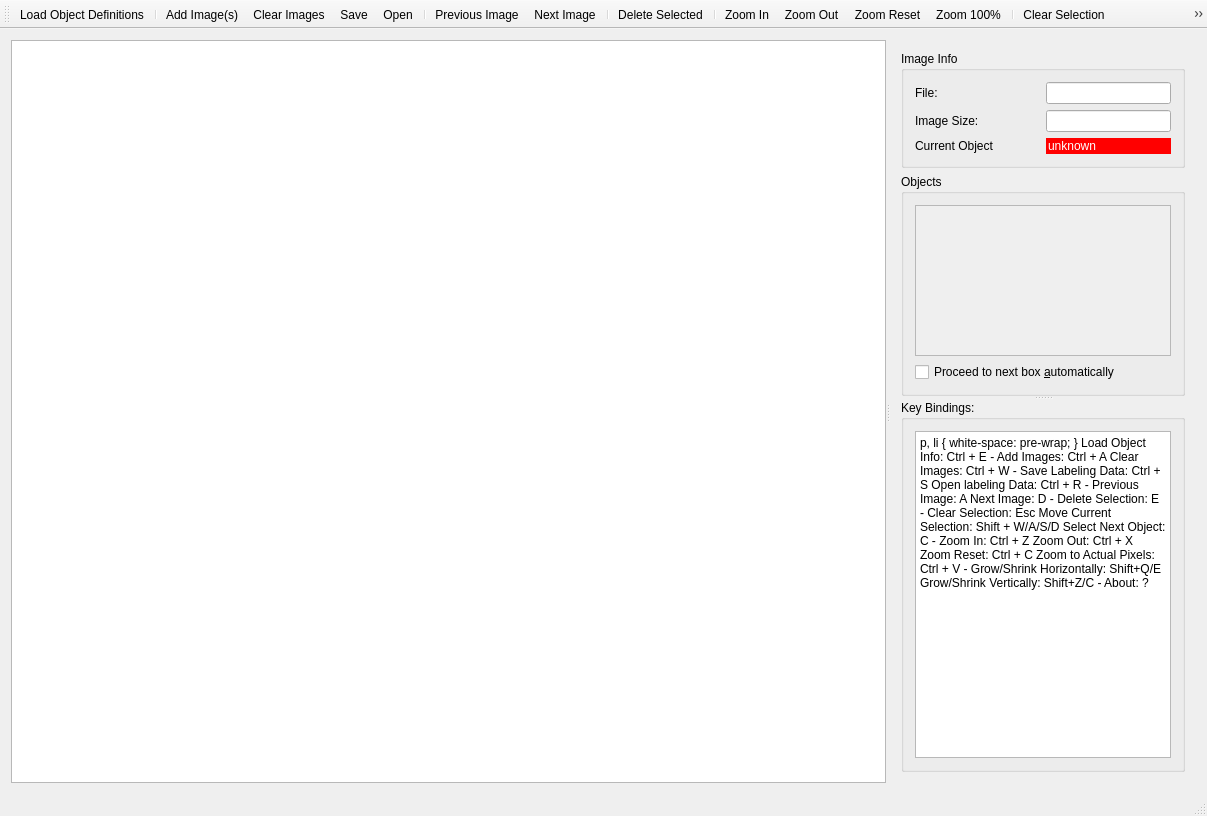
<?xml version="1.0" encoding="UTF-8"?>
<ui version="4.0">
 <class>Kaname</class>
 <widget class="QMainWindow" name="Kaname">
  <property name="geometry">
   <rect>
    <x>0</x>
    <y>0</y>
    <width>1207</width>
    <height>816</height>
   </rect>
  </property>
  <property name="windowTitle">
   <string>Kaname</string>
  </property>
  <property name="windowIcon">
   <iconset resource="../resources/resources.qrc">
    <normaloff>:/icon/cross.png</normaloff>:/icon/cross.png</iconset>
  </property>
  <widget class="QWidget" name="centralWidget">
   <layout class="QGridLayout" name="gridLayout_4">
    <item row="0" column="0">
     <widget class="QSplitter" name="splitter">
      <property name="orientation">
       <enum>Qt::Horizontal</enum>
      </property>
      <widget class="LabelingGraphicsView" name="labelingView">
       <property name="sizePolicy">
        <sizepolicy hsizetype="Expanding" vsizetype="Expanding">
         <horstretch>1</horstretch>
         <verstretch>0</verstretch>
        </sizepolicy>
       </property>
      </widget>
      <widget class="QWidget" name="layoutWidget">
       <layout class="QVBoxLayout" name="verticalLayout">
        <item>
         <widget class="QGroupBox" name="gbImageInfo">
          <property name="title">
           <string>Image Info</string>
          </property>
          <layout class="QGridLayout" name="gridLayout">
           <item row="1" column="0">
            <widget class="QLabel" name="lblImageSize">
             <property name="text">
              <string>Image Size:</string>
             </property>
            </widget>
           </item>
           <item row="2" column="0">
            <widget class="QLabel" name="lblNextObj">
             <property name="text">
              <string>Current Object</string>
             </property>
            </widget>
           </item>
           <item row="0" column="1">
            <widget class="QLineEdit" name="leImageName">
             <property name="sizePolicy">
              <sizepolicy hsizetype="Preferred" vsizetype="Fixed">
               <horstretch>0</horstretch>
               <verstretch>0</verstretch>
              </sizepolicy>
             </property>
             <property name="font">
              <font>
               <family>Microsoft YaHei UI</family>
              </font>
             </property>
             <property name="readOnly">
              <bool>true</bool>
             </property>
            </widget>
           </item>
           <item row="0" column="0">
            <widget class="QLabel" name="lblImageName">
             <property name="text">
              <string>File:</string>
             </property>
            </widget>
           </item>
           <item row="1" column="1">
            <widget class="QLineEdit" name="leImageSize">
             <property name="sizePolicy">
              <sizepolicy hsizetype="Preferred" vsizetype="Fixed">
               <horstretch>0</horstretch>
               <verstretch>0</verstretch>
              </sizepolicy>
             </property>
             <property name="font">
              <font>
               <family>Microsoft YaHei UI</family>
              </font>
             </property>
             <property name="readOnly">
              <bool>true</bool>
             </property>
            </widget>
           </item>
           <item row="2" column="1">
            <widget class="QLineEdit" name="leNextObj">
             <property name="sizePolicy">
              <sizepolicy hsizetype="Preferred" vsizetype="Fixed">
               <horstretch>0</horstretch>
               <verstretch>0</verstretch>
              </sizepolicy>
             </property>
             <property name="font">
              <font>
               <family>Microsoft YaHei UI</family>
              </font>
             </property>
             <property name="autoFillBackground">
              <bool>false</bool>
             </property>
             <property name="styleSheet">
              <string notr="true">background-color: rgb(255, 0, 0);
color: rgb(255, 255, 255);</string>
             </property>
             <property name="text">
              <string>unknown</string>
             </property>
             <property name="frame">
              <bool>false</bool>
             </property>
             <property name="readOnly">
              <bool>true</bool>
             </property>
            </widget>
           </item>
          </layout>
         </widget>
        </item>
        <item>
         <widget class="QSplitter" name="splitterBottomRight">
          <property name="orientation">
           <enum>Qt::Vertical</enum>
          </property>
          <widget class="QGroupBox" name="gbMarkedObject">
           <property name="sizePolicy">
            <sizepolicy hsizetype="Preferred" vsizetype="Preferred">
             <horstretch>0</horstretch>
             <verstretch>0</verstretch>
            </sizepolicy>
           </property>
           <property name="title">
            <string>Objects</string>
           </property>
           <layout class="QGridLayout" name="gridLayout_2">
            <item row="0" column="0">
             <widget class="QScrollArea" name="scrollArea">
              <property name="font">
               <font>
                <family>Microsoft YaHei UI</family>
               </font>
              </property>
              <property name="widgetResizable">
               <bool>true</bool>
              </property>
              <widget class="QWidget" name="objectsList">
               <property name="geometry">
                <rect>
                 <x>0</x>
                 <y>0</y>
                 <width>254</width>
                 <height>167</height>
                </rect>
               </property>
               <layout class="QVBoxLayout" name="objectsVLayout"/>
              </widget>
             </widget>
            </item>
            <item row="1" column="0">
             <widget class="QCheckBox" name="cbAutoNext">
              <property name="text">
               <string>Proceed to next box &amp;automatically</string>
              </property>
             </widget>
            </item>
           </layout>
          </widget>
          <widget class="QGroupBox" name="gbKeyBindings">
           <property name="sizePolicy">
            <sizepolicy hsizetype="Preferred" vsizetype="MinimumExpanding">
             <horstretch>0</horstretch>
             <verstretch>0</verstretch>
            </sizepolicy>
           </property>
           <property name="title">
            <string>Key Bindings:</string>
           </property>
           <layout class="QGridLayout" name="gridLayout_3">
            <item row="0" column="1">
             <widget class="QTextEdit" name="teKeyBindings">
              <property name="sizePolicy">
               <sizepolicy hsizetype="Preferred" vsizetype="MinimumExpanding">
                <horstretch>0</horstretch>
                <verstretch>0</verstretch>
               </sizepolicy>
              </property>
              <property name="readOnly">
               <bool>true</bool>
              </property>
              <property name="html">
               <string>&lt;!DOCTYPE HTML PUBLIC &quot;-//W3C//DTD HTML 4.0//EN&quot; &quot;http://www.w3.org/TR/REC-html40/strict.dtd&quot;&gt;
&lt;html&gt;&lt;head&gt;&lt;meta name=&quot;qrichtext&quot; content=&quot;1&quot; /&gt;&lt;style type=&quot;text/css&quot;&gt;
p, li { white-space: pre-wrap; }
&lt;/style&gt;&lt;/head&gt;&lt;body style=&quot; font-family:'MS Shell Dlg 2'; font-size:8.25pt; font-weight:400; font-style:normal;&quot;&gt;
&lt;p style=&quot; margin-top:0px; margin-bottom:0px; margin-left:0px; margin-right:0px; -qt-block-indent:0; text-indent:0px;&quot;&gt;Load Object Info: Ctrl + E&lt;/p&gt;
&lt;p style=&quot; margin-top:0px; margin-bottom:0px; margin-left:0px; margin-right:0px; -qt-block-indent:0; text-indent:0px;&quot;&gt;-&lt;/p&gt;
&lt;p style=&quot; margin-top:0px; margin-bottom:0px; margin-left:0px; margin-right:0px; -qt-block-indent:0; text-indent:0px;&quot;&gt;&lt;span style=&quot; font-size:8pt;&quot;&gt;Add Images: Ctrl + A&lt;/span&gt;&lt;/p&gt;
&lt;p style=&quot; margin-top:0px; margin-bottom:0px; margin-left:0px; margin-right:0px; -qt-block-indent:0; text-indent:0px;&quot;&gt;&lt;span style=&quot; font-size:8pt;&quot;&gt;Clear Images: Ctrl + W&lt;/span&gt;&lt;/p&gt;
&lt;p style=&quot; margin-top:0px; margin-bottom:0px; margin-left:0px; margin-right:0px; -qt-block-indent:0; text-indent:0px;&quot;&gt;&lt;span style=&quot; font-size:8pt;&quot;&gt;-&lt;/span&gt;&lt;/p&gt;
&lt;p style=&quot; margin-top:0px; margin-bottom:0px; margin-left:0px; margin-right:0px; -qt-block-indent:0; text-indent:0px;&quot;&gt;&lt;span style=&quot; font-size:8pt;&quot;&gt;Save Labeling Data: Ctrl + S&lt;/span&gt;&lt;/p&gt;
&lt;p style=&quot; margin-top:0px; margin-bottom:0px; margin-left:0px; margin-right:0px; -qt-block-indent:0; text-indent:0px;&quot;&gt;&lt;span style=&quot; font-size:8pt;&quot;&gt;Open labeling Data: Ctrl + R&lt;/span&gt;&lt;/p&gt;
&lt;p style=&quot; margin-top:0px; margin-bottom:0px; margin-left:0px; margin-right:0px; -qt-block-indent:0; text-indent:0px;&quot;&gt;&lt;span style=&quot; font-size:8pt;&quot;&gt;-&lt;/span&gt;&lt;/p&gt;
&lt;p style=&quot; margin-top:0px; margin-bottom:0px; margin-left:0px; margin-right:0px; -qt-block-indent:0; text-indent:0px;&quot;&gt;&lt;span style=&quot; font-size:8pt;&quot;&gt;Previous Image: A&lt;/span&gt;&lt;/p&gt;
&lt;p style=&quot; margin-top:0px; margin-bottom:0px; margin-left:0px; margin-right:0px; -qt-block-indent:0; text-indent:0px;&quot;&gt;&lt;span style=&quot; font-size:8pt;&quot;&gt;Next Image: D&lt;/span&gt;&lt;/p&gt;
&lt;p style=&quot; margin-top:0px; margin-bottom:0px; margin-left:0px; margin-right:0px; -qt-block-indent:0; text-indent:0px;&quot;&gt;&lt;span style=&quot; font-size:8pt;&quot;&gt;-&lt;/span&gt;&lt;/p&gt;
&lt;p style=&quot; margin-top:0px; margin-bottom:0px; margin-left:0px; margin-right:0px; -qt-block-indent:0; text-indent:0px;&quot;&gt;&lt;span style=&quot; font-size:8pt;&quot;&gt;Delete Selection: E&lt;/span&gt;&lt;/p&gt;
&lt;p style=&quot; margin-top:0px; margin-bottom:0px; margin-left:0px; margin-right:0px; -qt-block-indent:0; text-indent:0px;&quot;&gt;&lt;span style=&quot; font-size:8pt;&quot;&gt;-&lt;/span&gt;&lt;/p&gt;
&lt;p style=&quot; margin-top:0px; margin-bottom:0px; margin-left:0px; margin-right:0px; -qt-block-indent:0; text-indent:0px;&quot;&gt;&lt;span style=&quot; font-size:8pt;&quot;&gt;Clear Selection: Esc&lt;/span&gt;&lt;/p&gt;
&lt;p style=&quot; margin-top:0px; margin-bottom:0px; margin-left:0px; margin-right:0px; -qt-block-indent:0; text-indent:0px;&quot;&gt;&lt;span style=&quot; font-size:8pt;&quot;&gt;Move Current Selection: Shift + W/A/S/D&lt;/span&gt;&lt;/p&gt;
&lt;p style=&quot; margin-top:0px; margin-bottom:0px; margin-left:0px; margin-right:0px; -qt-block-indent:0; text-indent:0px;&quot;&gt;&lt;span style=&quot; font-size:8pt;&quot;&gt;Select Next Object: C&lt;/span&gt;&lt;/p&gt;
&lt;p style=&quot; margin-top:0px; margin-bottom:0px; margin-left:0px; margin-right:0px; -qt-block-indent:0; text-indent:0px;&quot;&gt;&lt;span style=&quot; font-size:8pt;&quot;&gt;-&lt;/span&gt;&lt;/p&gt;
&lt;p style=&quot; margin-top:0px; margin-bottom:0px; margin-left:0px; margin-right:0px; -qt-block-indent:0; text-indent:0px;&quot;&gt;&lt;span style=&quot; font-size:8pt;&quot;&gt;Zoom In: Ctrl + Z&lt;/span&gt;&lt;/p&gt;
&lt;p style=&quot; margin-top:0px; margin-bottom:0px; margin-left:0px; margin-right:0px; -qt-block-indent:0; text-indent:0px;&quot;&gt;&lt;span style=&quot; font-size:8pt;&quot;&gt;Zoom Out: Ctrl + X&lt;/span&gt;&lt;/p&gt;
&lt;p style=&quot; margin-top:0px; margin-bottom:0px; margin-left:0px; margin-right:0px; -qt-block-indent:0; text-indent:0px;&quot;&gt;&lt;span style=&quot; font-size:8pt;&quot;&gt;Zoom Reset: Ctrl + C&lt;/span&gt;&lt;/p&gt;
&lt;p style=&quot; margin-top:0px; margin-bottom:0px; margin-left:0px; margin-right:0px; -qt-block-indent:0; text-indent:0px;&quot;&gt;&lt;span style=&quot; font-size:8pt;&quot;&gt;Zoom to Actual Pixels: Ctrl + V&lt;/span&gt;&lt;/p&gt;
&lt;p style=&quot; margin-top:0px; margin-bottom:0px; margin-left:0px; margin-right:0px; -qt-block-indent:0; text-indent:0px;&quot;&gt;&lt;span style=&quot; font-size:8pt;&quot;&gt;-&lt;/span&gt;&lt;/p&gt;
&lt;p style=&quot; margin-top:0px; margin-bottom:0px; margin-left:0px; margin-right:0px; -qt-block-indent:0; text-indent:0px;&quot;&gt;&lt;span style=&quot; font-size:8pt;&quot;&gt;Grow/Shrink Horizontally: Shift+Q/E&lt;/span&gt;&lt;/p&gt;
&lt;p style=&quot; margin-top:0px; margin-bottom:0px; margin-left:0px; margin-right:0px; -qt-block-indent:0; text-indent:0px;&quot;&gt;&lt;span style=&quot; font-size:8pt;&quot;&gt;Grow/Shrink Vertically: Shift+Z/C&lt;/span&gt;&lt;/p&gt;
&lt;p style=&quot; margin-top:0px; margin-bottom:0px; margin-left:0px; margin-right:0px; -qt-block-indent:0; text-indent:0px;&quot;&gt;&lt;span style=&quot; font-size:8pt;&quot;&gt;-&lt;/span&gt;&lt;/p&gt;
&lt;p style=&quot; margin-top:0px; margin-bottom:0px; margin-left:0px; margin-right:0px; -qt-block-indent:0; text-indent:0px;&quot;&gt;&lt;span style=&quot; font-size:8pt;&quot;&gt;About: ?&lt;/span&gt;&lt;/p&gt;&lt;/body&gt;&lt;/html&gt;</string>
              </property>
             </widget>
            </item>
           </layout>
          </widget>
         </widget>
        </item>
       </layout>
      </widget>
     </widget>
    </item>
   </layout>
  </widget>
  <widget class="QStatusBar" name="statusBar"/>
  <widget class="QToolBar" name="toolBar">
   <property name="windowTitle">
    <string>toolBar</string>
   </property>
   <attribute name="toolBarArea">
    <enum>TopToolBarArea</enum>
   </attribute>
   <attribute name="toolBarBreak">
    <bool>false</bool>
   </attribute>
   <addaction name="action_EditObjectNames"/>
   <addaction name="separator"/>
   <addaction name="action_AddImages"/>
   <addaction name="action_ClearImages"/>
   <addaction name="action_Save"/>
   <addaction name="action_Open"/>
   <addaction name="separator"/>
   <addaction name="action_PreviousImage"/>
   <addaction name="action_NextImage"/>
   <addaction name="separator"/>
   <addaction name="action_DeleteSelected"/>
   <addaction name="separator"/>
   <addaction name="action_ZoomIn"/>
   <addaction name="action_ZoomOut"/>
   <addaction name="action_ZoomReset"/>
   <addaction name="action_Zoom100"/>
   <addaction name="separator"/>
   <addaction name="action_ClearSelection"/>
   <addaction name="action_SelectNextObject"/>
   <addaction name="separator"/>
   <addaction name="action_MoveLeft"/>
   <addaction name="action_MoveUp"/>
   <addaction name="action_MoveRight"/>
   <addaction name="action_MoveDown"/>
   <addaction name="separator"/>
   <addaction name="action_GrowHorizontally"/>
   <addaction name="action_GrowVertically"/>
   <addaction name="action_ShrinkHorizontally"/>
   <addaction name="action_ShrinkVertically"/>
   <addaction name="separator"/>
   <addaction name="action_About"/>
  </widget>
  <action name="action_AddImages">
   <property name="icon">
    <iconset resource="../resources/resources.qrc">
     <normaloff>:/icon/add.png</normaloff>:/icon/add.png</iconset>
   </property>
   <property name="text">
    <string>&amp;Add Image(s)</string>
   </property>
   <property name="toolTip">
    <string>Add Image(s)</string>
   </property>
   <property name="shortcut">
    <string>Ctrl+A</string>
   </property>
  </action>
  <action name="action_ClearImages">
   <property name="icon">
    <iconset resource="../resources/resources.qrc">
     <normaloff>:/icon/clear.png</normaloff>:/icon/clear.png</iconset>
   </property>
   <property name="text">
    <string>&amp;Clear Images</string>
   </property>
   <property name="toolTip">
    <string>Clear All Images</string>
   </property>
   <property name="shortcut">
    <string>Ctrl+W</string>
   </property>
  </action>
  <action name="action_NextImage">
   <property name="icon">
    <iconset resource="../resources/resources.qrc">
     <normaloff>:/icon/next.png</normaloff>:/icon/next.png</iconset>
   </property>
   <property name="text">
    <string>Next Image</string>
   </property>
   <property name="toolTip">
    <string>Next Image</string>
   </property>
   <property name="shortcut">
    <string>D</string>
   </property>
  </action>
  <action name="action_PreviousImage">
   <property name="icon">
    <iconset resource="../resources/resources.qrc">
     <normaloff>:/icon/previous.png</normaloff>:/icon/previous.png</iconset>
   </property>
   <property name="text">
    <string>Previous Image</string>
   </property>
   <property name="toolTip">
    <string>Previous Image</string>
   </property>
   <property name="shortcut">
    <string>A</string>
   </property>
  </action>
  <action name="action_NextObject">
   <property name="icon">
    <iconset resource="../resources/resources.qrc">
     <normaloff>:/icon/nextobj.png</normaloff>:/icon/nextobj.png</iconset>
   </property>
   <property name="text">
    <string>Mark Next Object</string>
   </property>
   <property name="toolTip">
    <string>Mark Next Object</string>
   </property>
   <property name="shortcut">
    <string>X</string>
   </property>
  </action>
  <action name="action_UndoCurrentMark">
   <property name="icon">
    <iconset resource="../resources/resources.qrc">
     <normaloff>:/icon/undo.png</normaloff>:/icon/undo.png</iconset>
   </property>
   <property name="text">
    <string>Remove Last Mark</string>
   </property>
   <property name="toolTip">
    <string>Remove Last Mark</string>
   </property>
   <property name="shortcut">
    <string>Z</string>
   </property>
  </action>
  <action name="action_Save">
   <property name="icon">
    <iconset resource="../resources/resources.qrc">
     <normaloff>:/icon/save.png</normaloff>:/icon/save.png</iconset>
   </property>
   <property name="text">
    <string>Save</string>
   </property>
   <property name="toolTip">
    <string>Save Labeling Data</string>
   </property>
   <property name="shortcut">
    <string>Ctrl+S</string>
   </property>
  </action>
  <action name="action_EditObjectNames">
   <property name="icon">
    <iconset resource="../resources/resources.qrc">
     <normaloff>:/icon/list.png</normaloff>:/icon/list.png</iconset>
   </property>
   <property name="text">
    <string>Load Object Definitions</string>
   </property>
   <property name="toolTip">
    <string>Edit object names</string>
   </property>
   <property name="shortcut">
    <string>Ctrl+E</string>
   </property>
  </action>
  <action name="action_About">
   <property name="icon">
    <iconset resource="../resources/resources.qrc">
     <normaloff>:/icon/question.png</normaloff>:/icon/question.png</iconset>
   </property>
   <property name="text">
    <string>About</string>
   </property>
   <property name="toolTip">
    <string>About</string>
   </property>
   <property name="shortcut">
    <string>?</string>
   </property>
  </action>
  <action name="action_ClearSelection">
   <property name="icon">
    <iconset resource="../resources/resources.qrc">
     <normaloff>:/icon/clearselection.png</normaloff>:/icon/clearselection.png</iconset>
   </property>
   <property name="text">
    <string>Clear Selection</string>
   </property>
   <property name="toolTip">
    <string>Clear selection</string>
   </property>
   <property name="shortcut">
    <string>Esc</string>
   </property>
  </action>
  <action name="action_MoveLeft">
   <property name="icon">
    <iconset resource="../resources/resources.qrc">
     <normaloff>:/icon/left.png</normaloff>:/icon/left.png</iconset>
   </property>
   <property name="text">
    <string>Move Left</string>
   </property>
   <property name="toolTip">
    <string>Move Object Left</string>
   </property>
   <property name="shortcut">
    <string>Shift+A</string>
   </property>
  </action>
  <action name="action_MoveRight">
   <property name="icon">
    <iconset resource="../resources/resources.qrc">
     <normaloff>:/icon/right.png</normaloff>:/icon/right.png</iconset>
   </property>
   <property name="text">
    <string>Move Right</string>
   </property>
   <property name="toolTip">
    <string>Move Object Right</string>
   </property>
   <property name="shortcut">
    <string>Shift+D</string>
   </property>
  </action>
  <action name="action_MoveUp">
   <property name="icon">
    <iconset resource="../resources/resources.qrc">
     <normaloff>:/icon/up.png</normaloff>:/icon/up.png</iconset>
   </property>
   <property name="text">
    <string>Move Up</string>
   </property>
   <property name="toolTip">
    <string>Move Object Up</string>
   </property>
   <property name="shortcut">
    <string>Shift+W</string>
   </property>
  </action>
  <action name="action_MoveDown">
   <property name="icon">
    <iconset resource="../resources/resources.qrc">
     <normaloff>:/icon/down.png</normaloff>:/icon/down.png</iconset>
   </property>
   <property name="text">
    <string>Move Down</string>
   </property>
   <property name="toolTip">
    <string>Move Object Down</string>
   </property>
   <property name="shortcut">
    <string>Shift+S</string>
   </property>
  </action>
  <action name="action_SelectNextObject">
   <property name="icon">
    <iconset resource="../resources/resources.qrc">
     <normaloff>:/icon/sel-next-obj.png</normaloff>:/icon/sel-next-obj.png</iconset>
   </property>
   <property name="text">
    <string>Select Next Object</string>
   </property>
   <property name="toolTip">
    <string>Select Next Object</string>
   </property>
   <property name="shortcut">
    <string>C</string>
   </property>
  </action>
  <action name="action_ZoomIn">
   <property name="icon">
    <iconset resource="../resources/resources.qrc">
     <normaloff>:/icon/zoomin.png</normaloff>:/icon/zoomin.png</iconset>
   </property>
   <property name="text">
    <string>Zoom In</string>
   </property>
   <property name="toolTip">
    <string>Zoom In</string>
   </property>
   <property name="shortcut">
    <string>Ctrl+Z</string>
   </property>
  </action>
  <action name="action_ZoomOut">
   <property name="icon">
    <iconset resource="../resources/resources.qrc">
     <normaloff>:/icon/zoomout.png</normaloff>:/icon/zoomout.png</iconset>
   </property>
   <property name="text">
    <string>Zoom Out</string>
   </property>
   <property name="toolTip">
    <string>Zoom Out</string>
   </property>
   <property name="shortcut">
    <string>Ctrl+X</string>
   </property>
  </action>
  <action name="action_ZoomReset">
   <property name="icon">
    <iconset resource="../resources/resources.qrc">
     <normaloff>:/icon/zoomreset.png</normaloff>:/icon/zoomreset.png</iconset>
   </property>
   <property name="text">
    <string>Zoom Reset</string>
   </property>
   <property name="toolTip">
    <string>Reset zoom to fit the window</string>
   </property>
   <property name="shortcut">
    <string>Ctrl+C</string>
   </property>
  </action>
  <action name="action_Zoom100">
   <property name="icon">
    <iconset resource="../resources/resources.qrc">
     <normaloff>:/icon/zoom1x.png</normaloff>:/icon/zoom1x.png</iconset>
   </property>
   <property name="text">
    <string>Zoom 100%</string>
   </property>
   <property name="toolTip">
    <string>Zoom to Image Size</string>
   </property>
   <property name="shortcut">
    <string>Ctrl+V</string>
   </property>
  </action>
  <action name="action_Open">
   <property name="icon">
    <iconset resource="../resources/resources.qrc">
     <normaloff>:/icon/open.png</normaloff>:/icon/open.png</iconset>
   </property>
   <property name="text">
    <string>Open</string>
   </property>
   <property name="toolTip">
    <string>Open Saved Labeling Data</string>
   </property>
   <property name="shortcut">
    <string>Ctrl+R</string>
   </property>
  </action>
  <action name="action_DeleteSelected">
   <property name="icon">
    <iconset resource="../resources/resources.qrc">
     <normaloff>:/icon/delete.png</normaloff>:/icon/delete.png</iconset>
   </property>
   <property name="text">
    <string>Delete Selected</string>
   </property>
   <property name="toolTip">
    <string>Delete selected box</string>
   </property>
   <property name="shortcut">
    <string>E</string>
   </property>
  </action>
  <action name="action_GrowHorizontally">
   <property name="icon">
    <iconset resource="../resources/resources.qrc">
     <normaloff>:/icon/grow_h.png</normaloff>:/icon/grow_h.png</iconset>
   </property>
   <property name="text">
    <string>Grow Horizontally</string>
   </property>
   <property name="toolTip">
    <string>Grow Horizontally</string>
   </property>
   <property name="shortcut">
    <string>Shift+Q</string>
   </property>
  </action>
  <action name="action_GrowVertically">
   <property name="icon">
    <iconset resource="../resources/resources.qrc">
     <normaloff>:/icon/grow_v.png</normaloff>:/icon/grow_v.png</iconset>
   </property>
   <property name="text">
    <string>Grow Vertically</string>
   </property>
   <property name="shortcut">
    <string>Shift+Z</string>
   </property>
  </action>
  <action name="action_ShrinkHorizontally">
   <property name="icon">
    <iconset resource="../resources/resources.qrc">
     <normaloff>:/icon/shrink_h.png</normaloff>:/icon/shrink_h.png</iconset>
   </property>
   <property name="text">
    <string>Shrink Horizontally</string>
   </property>
   <property name="toolTip">
    <string>Shrink Horizontally</string>
   </property>
   <property name="shortcut">
    <string>Shift+E</string>
   </property>
  </action>
  <action name="action_ShrinkVertically">
   <property name="icon">
    <iconset resource="../resources/resources.qrc">
     <normaloff>:/icon/shrink_v.png</normaloff>:/icon/shrink_v.png</iconset>
   </property>
   <property name="text">
    <string>Shrink Vertically</string>
   </property>
   <property name="shortcut">
    <string>Shift+C</string>
   </property>
  </action>
 </widget>
 <layoutdefault spacing="6" margin="11"/>
 <customwidgets>
  <customwidget>
   <class>LabelingGraphicsView</class>
   <extends>QGraphicsView</extends>
   <header>LabelingGraphicsView.h</header>
  </customwidget>
 </customwidgets>
 <resources>
  <include location="../resources/resources.qrc"/>
 </resources>
 <connections/>
</ui>
